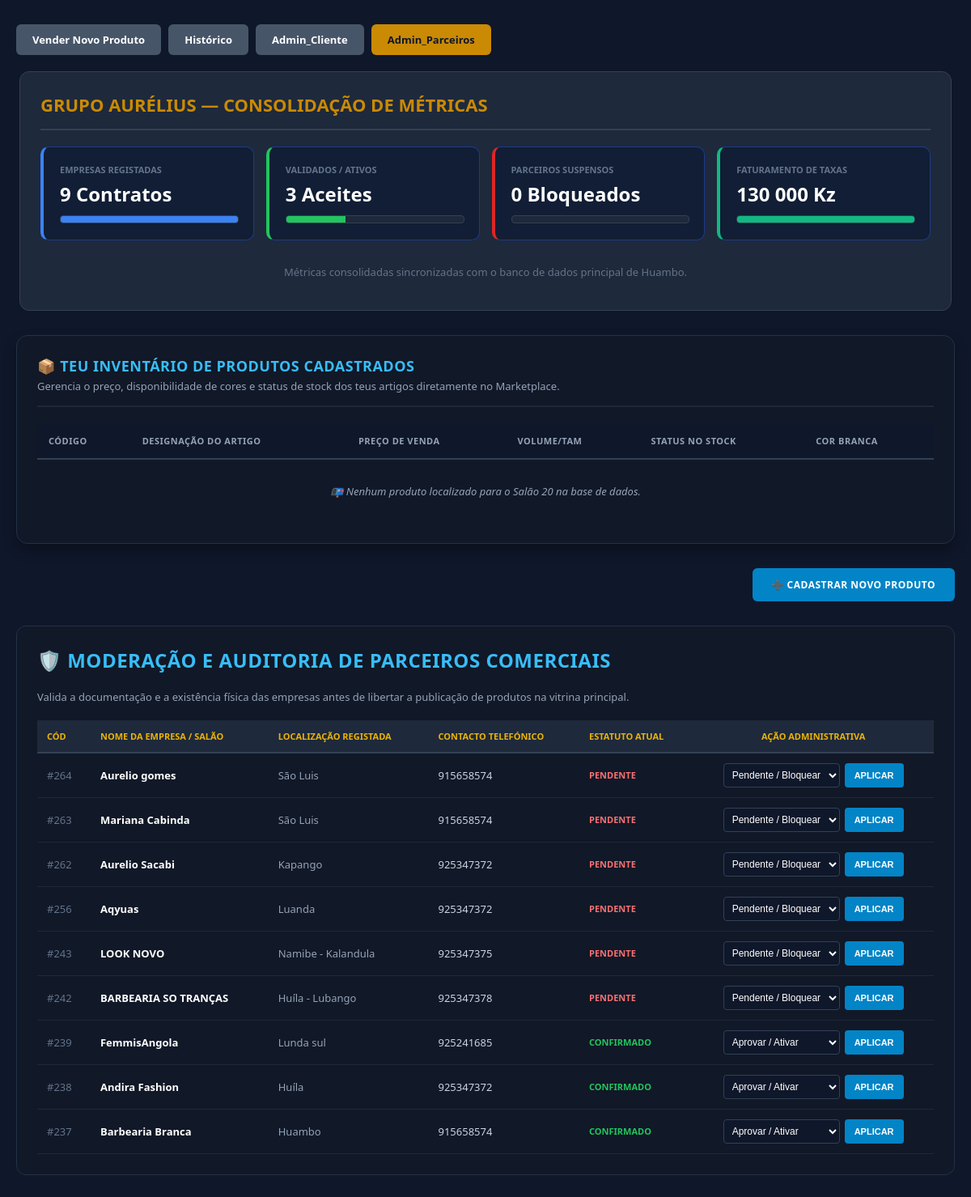
Page /Admin_Parceiros.php on the committed database.
### tables this page shows
CREATE TABLE `usuario` (
  `codigo` int(11) NOT NULL AUTO_INCREMENT,
  `pin_acesso` varchar(9) DEFAULT NULL,
  `nome` varchar(100) NOT NULL,
  `nome_funcionario` varchar(255) DEFAULT 'Não preenchido',
  `email` varchar(100) NOT NULL,
  `telefone` varchar(30) NOT NULL,
  `endereco` varchar(100) DEFAULT 'Huambo',
  `tipos_de_servico` varchar(50) DEFAULT 'Geral',
  `preco` decimal(10,2) DEFAULT 0.00,
  `transacao_status` varchar(30) DEFAULT 'Aguardando Validação',
  `visivel_no_site` int(1) DEFAULT 1,
  `nivel` varchar(30) DEFAULT 'parceiro_hospedado',
  `slug` varchar(50) DEFAULT 'Login',
  `bi_frente` varchar(255) DEFAULT NULL,
  `bi_verso` varchar(255) DEFAULT NULL,
  `logo_empresa` varchar(255) DEFAULT 'OIP (6).webp',
  `senha` varchar(255) DEFAULT NULL,
  `data` date NOT NULL,
  `especificacoes_json` text DEFAULT NULL,
  `iban_bancario` varchar(50) DEFAULT 'AO06.0000.0000.0000.0000.0',
  PRIMARY KEY (`codigo`)
);

### Admin_Parceiros.php (the view, shortened to what this page needs)
<?php
$mysqli = new mysqli("127.0.0.1", "root", "", "aurelius_salao");
$mysqli->set_charset("utf8");
$total_parceiros = 0;
$validados = 0;
$suspensos = 0;
$faturamento_plataforma = 0;
$query_contas = $mysqli->query("SELECT * FROM `usuario`");
if ($query_contas) {
    $total_parceiros = $query_contas->num_rows;
    while ($p = $query_contas->fetch_assoc()) {
        $st = isset($p['transacao_status']) ? trim($p['transacao_status']) : 'Aguardando Validação';
        if ($st === 'Confirmado') {
            $validados++;
            $faturamento_plataforma += (float)($p['preco'] ?? 0);
        }
        elseif ($st === 'Suspenso' || $st === 'Rejeitado / Pendente') {
            $suspensos++;
        }
    }
}
$perc_validados = $total_parceiros > 0 ? ($validados / $total_parceiros) * 100 : 0;
$perc_suspensos = $total_parceiros > 0 ? ($suspensos / $total_parceiros) * 100 : 0;
?>
<!DOCTYPE html>
<html lang="pt-PT">
<head>
</head>
<body>
<nav>
<a href=" produto Novo.php" class="voltar-btn">Vender Novo Produto</a>
    <a href="historico.php" class="voltar-btn">Histórico</a>
    <a href="Admini.php" class="voltar-btn">Admin_Cliente</a>
    <a href="Admin_Parceiros.php" class="voltar-btn" style="background-color: #ca8a04; color: #0f172a;">Admin_Parceiros</a>
</nav>
<div class="admin-container">
    <div class="topo-painel">
        <h1>Grupo Aurélius — Consolidação de Métricas</h1>
    </div>
    <div class="grid-metricas">
        <div class="card-metrica" style="border-left: 4px solid #3b82f6;">
            <h3>Empresas Registadas</h3>
            <p><?php echo $total_parceiros; ?> Contratos</p>
            <div class="barra-grafico-container"><div style="background: #3b82f6; width: 100%; height: 100%;"></div></div>
        </div>
        <div class="card-metrica" style="border-left: 4px solid #22c55e;">
            <h3>Validados / Ativos</h3>
            <p><?php echo $validados; ?> Aceites</p>
            <div class="barra-grafico-container"><div style="background: #22c55e; width: <?php echo $perc_validados; ?>%; height: 100%;"></div></div>
        </div>
        <div class="card-metrica" style="border-left: 4px solid #dc2626;">
            <h3>Parceiros Suspensos</h3>
            <p><?php echo $suspensos; ?> Bloqueados</p>
            <div class="barra-grafico-container"><div style="background: #dc2626; width: <?php echo $perc_suspensos; ?>%; height: 100%;"></div></div>
        </div>
        <div class="card-metrica" style="border-left: 4px solid #10b981;">
            <h3>Faturamento de Taxas</h3>
            <p><?php echo number_format($faturamento_plataforma, 0, '', ' '); ?> Kz</p>
            <div class="barra-grafico-container"><div style="background: #10b981; width: 100%; height: 100%;"></div></div>
        </div>
    </div>
    <p style="text-align: center; color: #64748b; font-size: 13px; margin-top: 30px;">Métricas consolidadas sincronizadas com o banco de dados principal de Huambo.</p>
</div>
<div style="background: #111827; border: 1px solid #233147; padding: 25px; border-radius: 14px; font-family: 'Segoe UI', Arial, sans-serif; max-width: 1320px; margin: 30px auto; box-shadow: 0 8px 16px rgba(0,0,0,0.3); clear: both !important; text-align: left;">
    <div style="border-bottom: 2px solid #1e293b; padding-bottom: 15px; margin-bottom: 20px;">
        <h3 style="color: #38bdf8; margin: 0; text-transform: uppercase; font-size: 18px; letter-spacing: 0.5px;">📦 Teu Inventário de Produtos Cadastrados</h3>
        <p style="color: #94a3b8; font-size: 13px; margin: 4px 0 0 0;">Gerencia o preço, disponibilidade de cores e status de stock dos teus artigos diretamente no Marketplace.</p>
    </div>
    <div style="overflow-x: auto;">
        <table style="width: 100%; border-collapse: collapse; text-align: left; font-size: 13px; color: #cbd5e1;">
            <thead>
                <tr style="background: #0f172a; color: #94a3b8; text-transform: uppercase; font-size: 11px; letter-spacing: 0.5px;">
                    <th style="padding: 14px; border-bottom: 2px solid #334155;">Código</th>
                    <th style="padding: 14px; border-bottom: 2px solid #334155;">Designação do Artigo</th>
                    <th style="padding: 14px; border-bottom: 2px solid #334155;">Preço de Venda</th>
                    <th style="padding: 14px; border-bottom: 2px solid #334155;">Volume/Tam</th>
                    <th style="padding: 14px; border-bottom: 2px solid #334155;">Status no Stock</th>
                    <th style="padding: 14px; border-bottom: 2px solid #334155;">Cor Branca</th>
                </tr>
            </thead>
            <tbody>
                <?php
                if (!empty($listaMeusProdutos)):
                    foreach ($listaMeusProdutos as $meuProd):
                        $is_esgotado = (isset($meuProd['stock']) && $meuProd['stock'] === 'Esgotado');
                        $id_p = intval($meuProd['id']);
                ?>
                        <tr style="border-bottom: 1px solid #1e293b; transition: background 0.2s;" onmouseover="this.style.background='#1e293b'" onmouseout="this.style.background='transparent'">
                            <td style="padding: 14px; color: #64748b; font-weight: bold;">#<?= $id_p ?></td>
                            <td style="padding: 14px; font-weight: bold; color: #fff; text-transform: uppercase;"><?= htmlspecialchars($meuProd['nome_produto'] ?? 'Cosmético') ?></td>
                            <td style="padding: 14px; font-weight: bold; color: #eab308;"><?= number_format(($meuProd['preco'] ?? 0), 2, ',', '.') ?> Kz</td>
                            <td style="padding: 14px;"><?= htmlspecialchars($meuProd['tamanho'] ?? 'Regular') ?></td>
                            <td style="padding: 14px变量;">
                                <span style="padding: 4px 8px; border-radius: 4px; font-size: 11px; font-weight: bold; text-transform: uppercase; <?= $is_esgotado ? 'background:#7f1d1d; color:#f87171;' : 'background:#14532d; color:#4ade80;' ?>">
                                    <?= htmlspecialchars($meuProd['stock'] ?? 'Disponível') ?>
                                </span>
                            </td>
                            <td style="padding: 14px; font-weight: bold; color: <?= (isset($meuProd['cor_branca']) && $meuProd['cor_branca'] === 'Tem') ? '#4ade80' : '#f87171' ?>;">
                                <?= htmlspecialchars($meuProd['cor_branca'] ?? 'Tem') ?>
                            </td>
                        </tr>
                <?php
                    endforeach;
                else:
                    ?>
                    <tr>
                        <td colspan="6" style="padding: 30px; text-align: center; color: #94a3b8; font-style: italic;">
                            📭 Nenhum produto localizado para o Salão 20 na base de dados.
                        </td>
                    </tr>
                    <?php
                endif;
                ?>
            </tbody>
        </table>
    </div>
</div>
 <div style="text-align: right; margin-bottom: 15px; max-width: 1320px; margin: 0 auto 15px auto;">
    <a href="cadastrar_produto.php" style="display: inline-block; background: #0284c7; color: white; padding: 12px 24px; border-radius: 6px; font-weight: bold; text-decoration: none; text-transform: uppercase; font-size: 12px; letter-spacing: 0.5px; transition: background 0.2s;" onmouseover="this.style.background='#0369a1'" onmouseout="this.style.background='#0284c7'">
        ➕ Cadastrar Novo Produto
    </a>
</div>
<?php
$query_parceiros_geral = $mysqli->query("SELECT codigo, nome, endereco, telefone, transacao_status FROM usuario ORDER BY codigo DESC");
?>
<div style="background: #111827; border: 1px solid #233147; padding: 25px; border-radius: 12px; font-family: 'Segoe UI', sans-serif; margin: 30px auto; max-width: 1320px; clear: both !important;">
    <h2 style="color: #38bdf8; margin-top: 0; text-transform: uppercase; letter-spacing: 0.5px;">🛡️ Moderação e Auditoria de Parceiros Comerciais</h2>
    <p style="color: #94a3b8; font-size: 13px; margin-bottom: 20px;">Valida a documentação e a existência física das empresas antes de libertar a publicação de produtos na vitrina principal.</p>
    <div style="overflow-x: auto;">
        <table style="width: 100%; border-collapse: collapse; text-align: left; font-size: 13px; color: #cbd5e1;">
            <thead>
                <tr style="background: #1e293b; color: #eab308; text-transform: uppercase; font-size: 11px;">
                    <th style="padding: 12px; border-bottom: 2px solid #334155;">Cód</th>
                    <th style="padding: 12px; border-bottom: 2px solid #334155;">Nome da Empresa / Salão</th>
                    <th style="padding: 12px; border-bottom: 2px solid #334155;">Localização Registada</th>
                    <th style="padding: 12px; border-bottom: 2px solid #334155;">Contacto Telefónico</th>
                    <th style="padding: 12px; border-bottom: 2px solid #334155;">Estatuto Atual</th>
                    <th style="padding: 12px; border-bottom: 2px solid #334155; text-align: center;">Ação Administrativa</th>
                </tr>
            </thead>
            <tbody>
                <?php
                if ($query_parceiros_geral && $query_parceiros_geral->num_rows > 0):
                    while ($parceiro = $query_parceiros_geral->fetch_assoc()):
                        $status_cor = ($parceiro['transacao_status'] === 'Confirmado') ? '#22c55e' : '#f87171';
                ?>
                        <tr style="border-bottom: 1px solid #1e293b;" onmouseover="this.style.background='#1e293b'" onmouseout="this.style.background='transparent'">
                            <td style="padding: 12px; color: #64748b;">#<?= $parceiro['codigo'] ?></td>
                            <td style="padding: 12px; font-weight: bold; color: #fff;"><?= htmlspecialchars($parceiro['nome']) ?></td>
                            <td style="padding: 12px; color: #94a3b8;"><?= htmlspecialchars($parceiro['endereco']) ?></td>
                            <td style="padding: 12px;"><?= htmlspecialchars($parceiro['telefone']) ?></td>
                            <td style="padding: 12px; font-weight: bold; color: <?= $status_cor ?>; text-transform: uppercase; font-size: 11px;">
                                <?= !empty($parceiro['transacao_status']) ? $parceiro['transacao_status'] : 'Pendente' ?>
                            </td>
                            <td style="padding: 12px; text-align: center;">
                                <form method="POST" style="display: inline-flex; gap: 6px; margin: 0;">
                                    <select name="status_mod" style="padding: 6px; background: #0f172a; color: #fff; border: 1px solid #334155; border-radius: 4px; font-size: 12px;">
                                        <option value="Pendente" <?= ($parceiro['transacao_status'] !== 'Confirmado') ? 'selected' : '' ?>>Pendente / Bloquear</option>
                                        <option value="Confirmado" <?= ($parceiro['transacao_status'] === 'Confirmado') ? 'selected' : '' ?>>Aprovar / Ativar</option>
                                    </select>
                                    <button type="submit" name="alterar_status_parceiro" style="padding: 6px 12px; background: #0284c7; color: white; border: none; border-radius: 4px; font-weight: bold; font-size: 11px; cursor: pointer; text-transform: uppercase;">Aplicar</button>
                                </form>
                            </td>
                        </tr>
                <?php
                    endwhile;
                else:
                    echo "<tr><td colspan='6' style='padding: 20px; text-align: center; color: #94a3b8;'>Nenhum parceiro comercial registado no banco de dados.</td></tr>";
                endif;
                ?>
            </tbody>
        </table>
    </div>
</div>
</body>
</html>

### Admin_Parceiros.php (style rules this page uses)
body { font-family: 'Segoe UI', sans-serif; background-color: #0f172a; padding: 30px 20px; margin: 0; color: #f8fafc; }
.admin-container { max-width: 1100px; margin: 0 auto; background: #1e293b; padding: 25px; border-radius: 12px; border: 1px solid #334155; }
.topo-painel { border-bottom: 2px solid #334155; padding-bottom: 15px; margin-bottom: 20px; }
.topo-painel h1 { margin: 0; font-size: 22px; color: #ca8a04; font-weight: bold; text-transform: uppercase; }
.grid-metricas { display: grid; grid-template-columns: repeat(auto-fit, minmax(220px, 1fr)); gap: 15px; margin-bottom: 25px; }
.card-metrica { background: #111e35; border: 1px solid #1e3a8a; padding: 20px; border-radius: 10px; }
.card-metrica h3 { margin: 0 0 6px 0; color: #64748b; font-size: 11px; text-transform: uppercase; }
.card-metrica p { margin: 0; font-size: 24px; font-weight: bold; color: #ffffff; }
.barra-grafico-container { background: #1e293b; border: 1px solid #334155; width: 100%; height: 8px; border-radius: 4px; overflow: hidden; margin-top: 10px; }
.voltar-btn { display: inline-block; background-color: #475569; color: white; padding: 10px 20px; text-decoration: none; border-radius: 6px; font-weight: bold; margin-bottom: 20px; font-size: 13px; margin-right: 5px; }

### rows in the picture
usuario: codigo "264", nome "Aurelio gomes", endereco "São Luis", telefone "915658574", transacao_status "PENDENTE", status_mod "Pendente / Bloquear"
usuario: codigo "263", nome "Mariana Cabinda", endereco "São Luis", telefone "915658574", transacao_status "PENDENTE", status_mod "Pendente / Bloquear"
usuario: codigo "262", nome "Aurelio Sacabi", endereco "Kapango", telefone "925347372", transacao_status "PENDENTE", status_mod "Pendente / Bloquear"
usuario: codigo "256", nome "Aqyuas", endereco "Luanda", telefone "925347372", transacao_status "PENDENTE", status_mod "Pendente / Bloquear"
usuario: codigo "243", nome "LOOK NOVO", endereco "Namibe - Kalandula", telefone "925347375", transacao_status "PENDENTE", status_mod "Pendente / Bloquear"
usuario: codigo "242", nome "BARBEARIA SO TRANÇAS", endereco "Huíla - Lubango", telefone "925347378", transacao_status "PENDENTE", status_mod "Pendente / Bloquear"
usuario: codigo "239", nome "FemmisAngola", endereco "Lunda sul", telefone "925241685", transacao_status "CONFIRMADO", status_mod "Aprovar / Ativar"
usuario: codigo "238", nome "Andira Fashion", endereco "Huíla", telefone "925347372", transacao_status "CONFIRMADO", status_mod "Aprovar / Ativar"
usuario: codigo "237", nome "Barbearia Branca", endereco "Huambo", telefone "915658574", transacao_status "CONFIRMADO", status_mod "Aprovar / Ativar"

### other values in the picture
$total_parceiros "9"
$validados "3"
$suspensos "0"
$faturamento_plataforma "130 000"
